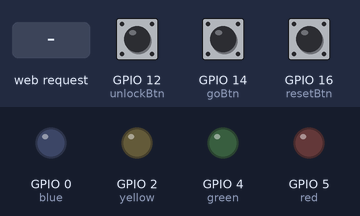
This sketch was run on a simulated ESP8266 (Wemos D1 mini). Shown: output pins drawn as LEDs (lit = HIGH). Dashed ring = blinking. Inputs (shaded band) come from the test bench; at power-on: GPIO 12 (unlockBtn) HIGH, GPIO 16 (resetBtn) HIGH, GPIO 14 (goBtn) HIGH. WiFi joins after 1.5 s; servers stay silent unless stated; what the sketch prints to the serial monitor is not drawn.

Above: at 2.7 s.
2.8 s: GPIO 12 (unlockBtn) pulled LOW for 0.15 s
At 3.25 s:
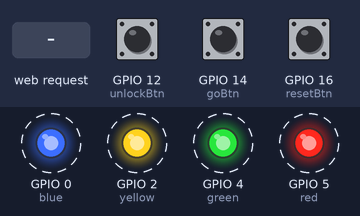
4.8 s: GPIO 16 (resetBtn) pulled LOW for 0.15 s
At 5.8 s:
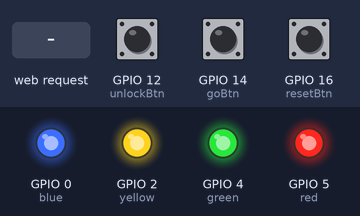
6.4 s: HTTP request GET /1/buzz received
At 7.2 s:
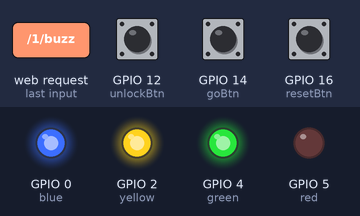
7.9 s: HTTP request GET /2/buzz received
At 8.3 s:
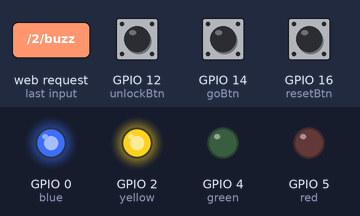
9.4 s: HTTP request GET /3/buzz received
At 10.6 s:
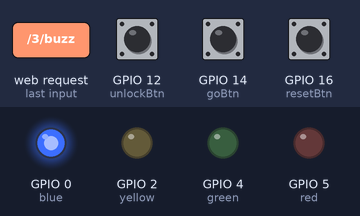
10.9 s: GPIO 14 (goBtn) pulled LOW for 1 s
At 11.95 s:
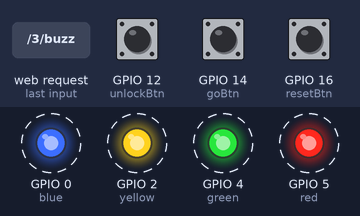
Timing chart, 0 to 13.9 s (numbered marks = the images above; inputs shaded):
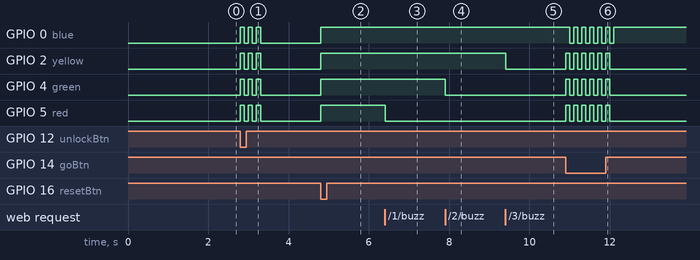

The sketch:

simple-controller-v1.ino
```cpp
/*********
  AnotherMaker Simple ESP8266 Gameshow Controller
  https://youtube.com/AnotherMaker

  Webserver contributions by Rui Santos from https://randomnerdtutorials.com
*********/

// Load Wi-Fi library
#include <ESP8266WiFi.h>

// Replace with your network credentials
const char* ssid     = "YOUR_SSID_HERE";
const char* password = "YOUR_PASSWORD_HERE";

// Set web server port number to 80
WiFiServer server(80);

// Variable to store the HTTP request
String header;

int player1 = 0; //red
int player2 = 0; //green
int player3 = 0; //yellow
int player4 = 0; //blue

//LEDs are wired from ground to the short leg of the LED, through a 330ohm resistor (ish) with the long leg going to the pin below

int red = 5;     //D1
int green = 4;   //D2
int blue = 0;   //D3
int yellow = 2; //D4

//buttons are wired with one leg of each button tied together and to ground. The other leg going directly to the pin specified below.
int resetBtn = 16; //D0
int goBtn = 14;    //D5
int unlockBtn = 12;//D6
int button = 0;
int state = -1;
//states
// -1 = booted
//  0 = Asking the question, if they buzz in, they're locked out
//  1 = Available people can buzz in
// Current time
unsigned long currentTime = millis();
// Previous time
unsigned long previousTime = 0;
// Define timeout time in milliseconds (example: 2000ms = 2s)
const long timeoutTime = 2000;

void setup() {
    Serial.begin(115200);
  // Connect to Wi-Fi network with SSID and password
   Serial.print("Connecting to ");
   Serial.println(ssid);
   WiFi.begin(ssid, password);
   while (WiFi.status() != WL_CONNECTED) {
     delay(500);
     Serial.print(".");
   }
   // Print local IP address and start web server
   Serial.println("");
   Serial.println("WiFi connected.");
   Serial.println("IP address: ");
   Serial.println(WiFi.localIP());
   server.begin();


  pinMode(resetBtn, INPUT_PULLUP);
  pinMode(unlockBtn, INPUT_PULLUP);
  pinMode(goBtn, INPUT_PULLUP);
  pinMode(red, OUTPUT);
  pinMode(green, OUTPUT);
  pinMode(blue, OUTPUT);
  pinMode(yellow, OUTPUT);


}


void loop() {
  WiFiClient client = server.available();   // Listen for incoming clients

  if (client) {                             // If a new client connects,
    Serial.println("New Client.");          // print a message out in the serial port
    String currentLine = "";                // make a String to hold incoming data from the client
    currentTime = millis();
    previousTime = currentTime;
    while (client.connected() && currentTime - previousTime <= timeoutTime) { // loop while the client's connected
      currentTime = millis();
      if (client.available()) {             // if there's bytes to read from the client,
        char c = client.read();             // read a byte, then
        Serial.write(c);                    // print it out the serial monitor
        header += c;
          if (c == '\n') {                    // if the byte is a newline character
            // if the current line is blank, you got two newline characters in a row.
            // that's the end of the client HTTP request, so send a response:
            if (currentLine.length() == 0) {
              // HTTP headers always start with a response code (e.g. HTTP/1.1 200 OK)
              // and a content-type so the client knows what's coming, then a blank line:
              client.println("HTTP/1.1 200 OK");
              client.println("Content-type:text/html");
              client.println("Connection: close");
              client.println();

              if(state == 0){ //they buzzed early
              if (header.indexOf("GET /1/buzz") >= 0) {
                player1 = 0; //make the button unavailable
                digitalWrite(red, LOW); //turn the led off
                Serial.println("red disabled");
              } else if (header.indexOf("GET /2/buzz") >= 0) {
                player2 = 0;
                digitalWrite(green, LOW);
                Serial.println("green disabled");
              } else if (header.indexOf("GET /3/buzz") >= 0) {
                player3 = 0;
                digitalWrite(yellow, LOW);
                Serial.println("yellow disabled");
              } else if (header.indexOf("GET /4/buzz") >= 0) {
                player4 = 0;
                digitalWrite(blue, LOW);
                Serial.println("blue disabled");
              }
            } else if (state == 1) { // they buzzed in on time
              if (header.indexOf("GET /1/buzz") >= 0 && player1 == 1) {
                player1 = 0; //make the button unavailable
                digitalWrite(red, LOW);
                delay(100);
                digitalWrite(red, HIGH); //turn the led on
                digitalWrite(yellow,LOW);
                digitalWrite(green,LOW);
                digitalWrite(blue,LOW);
                Serial.println("red buzzed in");

                state = 2;
              } else if (header.indexOf("GET /2/buzz") >= 0 && player2 == 1) {
                player2 = 0;
                digitalWrite(green, LOW);
                delay(100);
                digitalWrite(green, HIGH);
                digitalWrite(yellow,LOW);
                digitalWrite(red,LOW);
                digitalWrite(blue,LOW);
                Serial.println("green buzzed in");
                state = 2;
              } else if (header.indexOf("GET /3/buzz") >= 0 && player3 == 1) {
                player3 = 0;
                digitalWrite(yellow, LOW);
                delay(100);
                digitalWrite(yellow, HIGH);
                digitalWrite(red,LOW);
                digitalWrite(green,LOW);
                digitalWrite(blue,LOW);
                Serial.println("yellow buzzed in");
                state = 2;
              } else if (header.indexOf("GET /4/buzz") >= 0 && player4 == 1) {
                player4 = 0;
                digitalWrite(blue, LOW);
                delay(100);
                digitalWrite(blue, HIGH);
                digitalWrite(yellow,LOW);
                digitalWrite(green,LOW);
                digitalWrite(red,LOW);
                Serial.println("blue buzzed in");
                state = 2;
              }
            }
              // Display the HTML web page
              client.println("<!DOCTYPE html><html>");
              client.println("<head><meta name=\"viewport\" content=\"width=device-width, initial-scale=1\">");

              // Web Page Heading
              client.println("<body><h1>Game show controller</h1>");
              client.println("</body></html>");

              // The HTTP response ends with another blank line
              client.println();
              // Break out of the while loop
              break;
            } else { // if you got a newline, then clear currentLine
              currentLine = "";
            }
          } else if (c != '\r') {  // if you got anything else but a carriage return character,
            currentLine += c;      // add it to the end of the currentLine
          }
        }
      }
      // Clear the header variable
      header = "";
      // Close the connection
      client.stop();
      Serial.println("Client disconnected.");
      Serial.println("");
    }
button = digitalRead(resetBtn);
if(button == LOW && state != 0){ //button a resets everything
  player1 = 1;
  player2 = 1;
  player3 = 1;
  player4 = 1;

  digitalWrite(red,HIGH);
  digitalWrite(green,HIGH);
  digitalWrite(yellow,HIGH);
  digitalWrite(blue,HIGH);

  state = 0;
  Serial.println("State set to 0. Everything reset.");
}
button = digitalRead(goBtn);
if(button == LOW){ // Buttons unlocked!
      state = 1;
      //if you comment in the line below, the lights will blink 3 times showing the contestants that it is ok to buzz in. This is 2 places in the code.
      blinkToGo();

      //This function resets the LEDs. Take a look at it at the bottom of the code.
      resetLeds();
      Serial.println("State set to 1. Available Players can buzz!!!");
}

button = digitalRead(unlockBtn);
if(button == LOW){ // Buttons unlocked!
      state = 1;
      blinkToGo();
      resetLeds();
      Serial.println("State set to 1. Available Players can buzz!!!");
}
}

void blinkToGo(){
  for (int i = 0; i < 3; i++) {
    digitalWrite(red,HIGH);
    digitalWrite(yellow,HIGH);
    digitalWrite(green,HIGH);
    digitalWrite(blue,HIGH);
    delay(100);
    digitalWrite(red,LOW);
    digitalWrite(yellow,LOW);
    digitalWrite(green,LOW);
    digitalWrite(blue,LOW);
    delay(100);
  }
}

void resetLeds(){
  //Let's reset the LEDs. If someone has already buzzed in, we want their LED to be off
  //If they haven't, we want it to be on.
  if(player1 == 1){
    digitalWrite(red,HIGH);
  }else{
    digitalWrite(red,LOW);
  }

  if(player2 == 1){
    digitalWrite(green,HIGH);
  }else{
    digitalWrite(green,LOW);
  }

  if(player3 == 1){
    digitalWrite(yellow,HIGH);
  }else{
    digitalWrite(yellow,LOW);
  }

  if(player4 == 1){
    digitalWrite(blue,HIGH);
  }else{
    digitalWrite(blue,LOW);
  }


}
```

Measured:
- after the input at 2.8 s, GPIO 0 (blue), GPIO 2 (yellow), GPIO 4 (green), GPIO 5 (red): alternates HIGH for 0.10 s and LOW for 0.10 s, 6 changes in all, then stays LOW, starting at once
- after the input at 4.8 s, GPIO 0 (blue), GPIO 2 (yellow), GPIO 4 (green), GPIO 5 (red): LOW → HIGH at once
- after the input at 6.4 s, GPIO 5 (red): HIGH → LOW at once
- after the input at 7.9 s, GPIO 4 (green): HIGH → LOW at once
- after the input at 9.4 s, GPIO 2 (yellow): HIGH → LOW at once
- after the input at 10.9 s, GPIO 0 (blue): alternates HIGH for 0.10 s and LOW for 0.10 s, 12 changes in all, then stays HIGH, starting after 0.10 s; GPIO 2 (yellow), GPIO 4 (green), GPIO 5 (red): alternates HIGH for 0.10 s and LOW for 0.10 s, 12 changes in all, then stays LOW, starting at once
